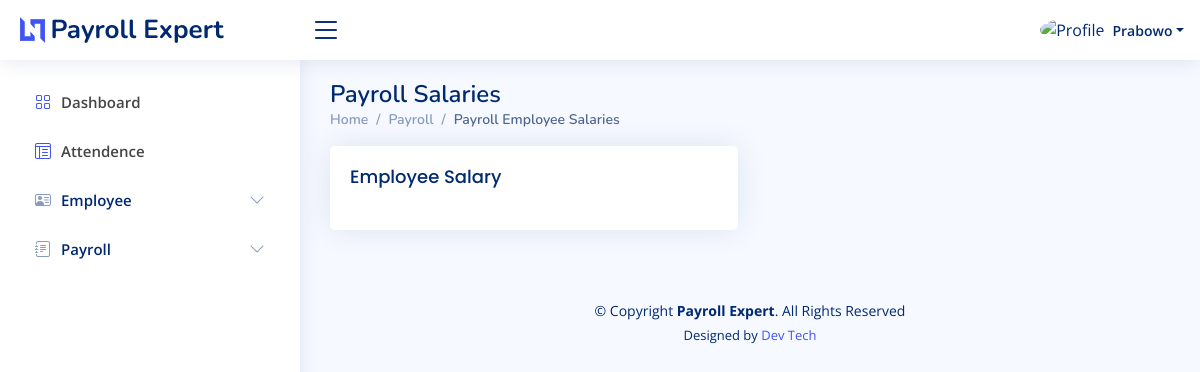
Page /index.php?page=payroll-report (signed in) on the earlier database version.
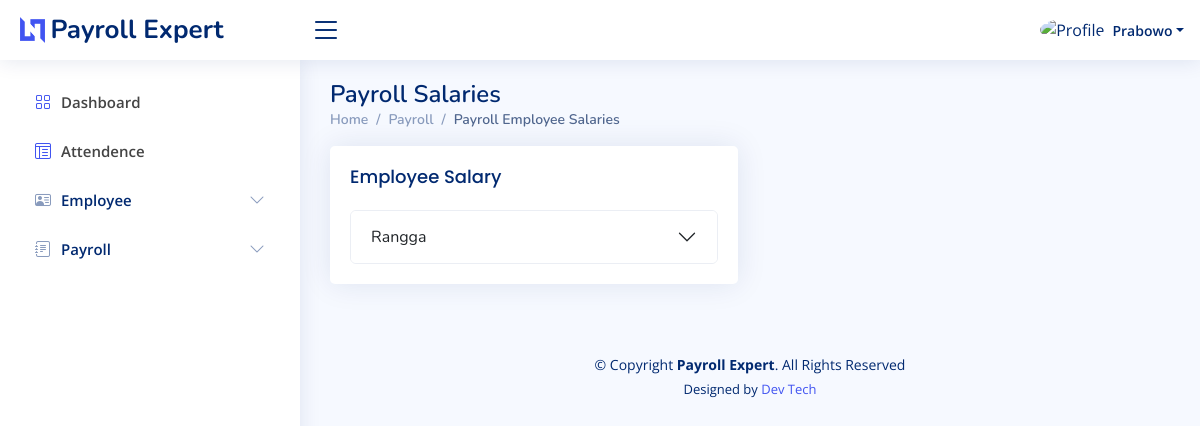
Same page on the later database version.
### tables this page shows
CREATE TABLE `employee_table` (
  `id` int NOT NULL,
  `name` varchar(50) NOT NULL,
  `nik` bigint NOT NULL,
  `address` text NOT NULL,
  `date_of_birth` date NOT NULL,
  `gender` varchar(6) NOT NULL,
  `marital_status` varchar(10) NOT NULL,
  `contact` bigint NOT NULL,
  `position` varchar(50) NOT NULL,
  `department` varchar(20) NOT NULL,
  `employement_type` varchar(20) NOT NULL,
  `hire_date` date NOT NULL,
  `employee_id` varchar(16) NOT NULL,
  `npwp` bigint NOT NULL,
  `dependent_status` varchar(5) NOT NULL,
  `bpjs_number` varchar(20) NOT NULL,
  `base_salary` int NOT NULL,
  `bank_account_number` varchar(20) NOT NULL
);

### layout/hr/payroll-report.php (the view, shortened to what this page needs)
<div class="pagetitle">
    <h1>Payroll Salaries</h1>
    <nav>
        <ol class="breadcrumb">
            <li class="breadcrumb-item"><a href="?page=dashboard">Home</a></li>
            <li class="breadcrumb-item">Payroll</li>
            <li class="breadcrumb-item active">Payroll Employee Salaries</li>
        </ol>
    </nav>
</div>
<section class="section">
    <div class="row">
        <div class="col-lg-6">
            <div class="card">
                <div class="card-body">
                    <h5 class="card-title">Employee Salary</h5>
                    <div class="accordion" id="accordionPanelsStayOpenExample">
                        <?php
                        $index = 1;
                        foreach ($dataSalary as $row) {
                            if ($row['status'] == 4) {
                        ?>
                                <div class="accordion-item">
                                    <h2 class="accordion-header" id="<?php echo "heading" . $index; ?>">
                                        <button class="accordion-button collapsed" type="button" data-bs-toggle="collapse" data-bs-target="#<?php echo "collapse" . $index; ?>" aria-expanded="false" aria-controls="<?php echo "collapse" . $index; ?>">
                                            <?php echo $row['name']; ?>
                                        </button>
                                    </h2>
                                </div>
                        <?php
                            }
                            $index++;
                        }
                        ?>
                    </div>
                </div>
            </div>
        </div>
    </div>
</section>

### index.php (shortened to what this page needs)
<?php
require './config/connection.php';
$name = $_SESSION['uname'];
$role = $_SESSION['ulevel'];
$page = $_GET['page'] ?? 'dashboard';
$dataSalary = mysqli_query($conn, "SELECT et.id,
                                        et.name,
                                        et.nik,
                                        et.position,
                                        et.employement_type,
                                        et.base_salary,
                                        et.dependent_status,
                                        st.bpjs_deduction,
                                        st.jht_deduction,
                                        st.pph_deduction,
                                        st.total_deduction,
                                        st.amount,
                                        st.status,
                                        st.date_approve,
                                        ut.name AS manager_name,
                                        COUNT(at.employee_id) AS days_work
                                    FROM
                                        employee_table et
                                    LEFT JOIN
                                        attendence_table at ON et.id = at.employee_id
                                    JOIN
                                        Salary_table st ON et.nik = st.nik
                                    LEFT JOIN
                                        users_table ut ON st.manager_id = ut.id
                                    GROUP BY et.id");
?>
<!DOCTYPE html>
<html lang="en">
<?php include './component/head.php'; ?>
<body>
    <?php
    if ($role == 'admin') {
        include './component/nav.php';
    } elseif ($role == 'manager') {
        include './component/nav-manager.php';
    } elseif ($role == 'human resource') {
        include './component/nav-hr.php';
    }
    ?>
    <main id="main" class="main">
        <?php
        if ($role == 'admin') {
            switch ($page) {
                case 'dashboard':
                    include './layout/admin/dashboard.php';
                    break;
                case 'user':
                    include './layout/admin/form-user.php';
                    break;
                case 'users':
                    include './layout/admin/users.php';
                    break;
                default:
                    include './pages-error-404.php';
                    break;
            }
        } elseif ($role == 'human resource') {
            switch ($page) {
                case 'payroll-report':
                    include './layout/hr/payroll-report.php';
                    break;
            }
        } else {
            include './pages-error-404.php';
        }
        ?>
    </main>
    <?php include './component/footer.php'; ?>
</body>
</html>

### component/head.php (shortened to what this page needs)
<head>
    <link href="assets/vendor/bootstrap/css/bootstrap.min.css" rel="stylesheet">
    <link href="assets/vendor/bootstrap-icons/bootstrap-icons.css" rel="stylesheet">
    <link href="assets/vendor/boxicons/css/boxicons.min.css" rel="stylesheet">
    <link href="assets/vendor/quill/quill.snow.css" rel="stylesheet">
    <link href="assets/vendor/quill/quill.bubble.css" rel="stylesheet">
    <link href="assets/vendor/remixicon/remixicon.css" rel="stylesheet">
    <link href="assets/vendor/simple-datatables/style.css" rel="stylesheet">
    <link href="assets/css/style.css" rel="stylesheet">
</head>

### component/nav-hr.php (shortened to what this page needs)
<header id="header" class="header fixed-top d-flex align-items-center">
  <div class="d-flex align-items-center justify-content-between">
    <a href="#" class="logo d-flex align-items-center">
      <img src="assets/img/logo.png" alt="" />
      <span class="d-none d-lg-block">Payroll Expert</span>
    </a>
    <i class="bi bi-list toggle-sidebar-btn"></i>
  </div>
  <nav class="header-nav ms-auto">
    <ul class="d-flex align-items-center">
      <li class="nav-item dropdown pe-3">
        <a
          class="nav-link nav-profile d-flex align-items-center pe-0"
          href="#"
          data-bs-toggle="dropdown">
          <img
            src="assets/img/human.png"
            alt="Profile"
            class="rounded-circle" />
          <span class="d-none d-md-block dropdown-toggle ps-2"><?php echo $name; ?></span> </a>
      </li>
    </ul>
  </nav>
</header>
<aside id="sidebar" class="sidebar">
  <ul class="sidebar-nav" id="sidebar-nav">
    <li class="nav-item">
      <a class="nav-link" href="?page=dashboard">
        <i class="bi bi-grid"></i>
        <span>Dashboard</span>
      </a>
    </li>
    <li class="nav-item">
      <a class="nav-link" href="?page=attendence">
        <i class="bi bi-layout-text-window-reverse"></i>
        <span>Attendence</span>
      </a>
    </li>
    <li class="nav-item">
      <a class="nav-link collapsed" data-bs-target="#employee-nav" data-bs-toggle="collapse" href="#">
        <i class="bi bi-person-vcard"></i></i><span>Employee</span><i class="bi bi-chevron-down ms-auto"></i>
      </a>
    </li>
    <li class="nav-item">
      <a class="nav-link collapsed" data-bs-target="#payroll-nav" data-bs-toggle="collapse" href="#">
        <i class="bi bi-journal-text"></i><span>Payroll</span><i class="bi bi-chevron-down ms-auto"></i>
      </a>
    </li>
  </ul>
</aside>

### component/footer.php (shortened to what this page needs)
<footer id="footer" class="footer">
    <div class=" copyright">
        &copy; Copyright <strong><span>Payroll Expert</span></strong>. All Rights Reserved
    </div>
    <div class="credits">
        Designed by <a href="#">Dev Tech</a>
    </div>
</footer>

### assets/css/style.css (style rules this page uses)
:root { scroll-behavior: smooth; }
body { font-family: "Open Sans", sans-serif; background: #f6f9ff; color: #444444; }
a { color: #4154f1; text-decoration: none; }
h1, h2, h3, h4, h5, h6 { font-family: "Nunito", sans-serif; }
#main { margin-top: 60px; padding: 20px 30px; transition: all 0.3s; }
.pagetitle { margin-bottom: 10px; }
.pagetitle h1 { font-size: 24px; margin-bottom: 0; font-weight: 600; color: #012970; }
.card { margin-bottom: 30px; border: none; border-radius: 5px; box-shadow: 0px 0 30px rgba(1, 41, 112, 0.1); }
.card-title { padding: 20px 0 15px 0; font-size: 18px; font-weight: 500; color: #012970; font-family: "Poppins", sans-serif; }
.card-body { padding: 0 20px 20px 20px; }
.accordion-item { border: 1px solid #ebeef4; }
.breadcrumb { font-size: 14px; font-family: "Nunito", sans-serif; color: #899bbd; font-weight: 600; }
.breadcrumb a { color: #899bbd; transition: 0.3s; }
.breadcrumb .breadcrumb-item::before { color: #899bbd; }
.breadcrumb .active { color: #51678f; font-weight: 600; }
.logo { line-height: 1; }
@media (min-width: 1200px) { .logo { width: 280px; } }
.logo img { max-height: 26px; margin-right: 6px; }
.logo span { font-size: 26px; font-weight: 700; color: #012970; font-family: "Nunito", sans-serif; }
.header { transition: all 0.5s; z-index: 997; height: 60px; box-shadow: 0px 2px 20px rgba(1, 41, 112, 0.1); background-color: #fff; padding-left: 20px; }
.header .toggle-sidebar-btn { font-size: 32px; padding-left: 10px; cursor: pointer; color: #012970; }
.header-nav ul { list-style: none; }
.header-nav > ul { margin: 0; padding: 0; }
.header-nav .nav-profile { color: #012970; }
.header-nav .nav-profile img { max-height: 36px; }
.header-nav .nav-profile span { font-size: 14px; font-weight: 600; }
.sidebar { position: fixed; top: 60px; left: 0; bottom: 0; width: 300px; z-index: 996; transition: all 0.3s; padding: 20px; overflow-y: auto; scrollbar-width: thin; scrollbar-color: #aab7cf transparent; box-shadow: 0px 0px 20px rgba(1, 41, 112, 0.1); background-color: #fff; }
@media (min-width: 1200px) { #main, #footer { margin-left: 300px; } }
.sidebar-nav { padding: 0; margin: 0; list-style: none; }
.sidebar-nav li { padding: 0; margin: 0; list-style: none; }
.sidebar-nav .nav-item { margin-bottom: 5px; }
.sidebar-nav .nav-link { display: flex; align-items: center; font-size: 15px; font-weight: 600; transition: 0.3; padding: 10px 15px; border-radius: 4px; }
.sidebar-nav .nav-link i { font-size: 16px; margin-right: 10px; color: #4154f1; }
.sidebar-nav .nav-link.collapsed { color: #012970; background: #fff; }
.sidebar-nav .nav-link.collapsed i { color: #899bbd; }
.sidebar-nav .nav-link .bi-chevron-down { margin-right: 0; transition: transform 0.2s ease-in-out; }
.footer { padding: 20px 0; font-size: 14px; transition: all 0.3s; }
.footer .copyright { text-align: center; color: #012970; }
.footer .credits { padding-top: 5px; text-align: center; font-size: 13px; color: #012970; }

Differences in the rows shown:
added employee_table: name "Rangga"
